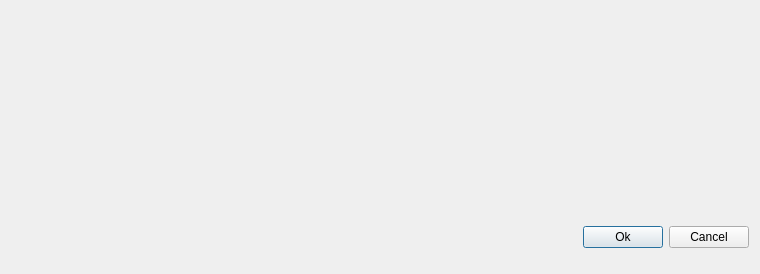
<?xml version="1.0" encoding="UTF-8"?>
<ui version="4.0">
 <class>PermBuyerSearch</class>
 <widget class="QDialog" name="PermBuyerSearch">
  <property name="windowModality">
   <enum>Qt::ApplicationModal</enum>
  </property>
  <property name="geometry">
   <rect>
    <x>0</x>
    <y>0</y>
    <width>760</width>
    <height>274</height>
   </rect>
  </property>
  <property name="windowTitle">
   <string>Form1</string>
  </property>
  <layout class="QGridLayout">
   <item row="0" column="0">
    <widget class="Q3Table" name="permBuyerTable">
     <property name="numRows">
      <number>0</number>
     </property>
     <property name="numCols">
      <number>1</number>
     </property>
     <column>
      <property name="text">
       <string>Buyer</string>
      </property>
     </column>
    </widget>
   </item>
   <item row="1" column="0">
    <layout class="QHBoxLayout">
     <item>
      <spacer name="spacer1">
       <property name="orientation">
        <enum>Qt::Horizontal</enum>
       </property>
       <property name="sizeType">
        <enum>QSizePolicy::Expanding</enum>
       </property>
       <property name="sizeHint" stdset="0">
        <size>
         <width>481</width>
         <height>51</height>
        </size>
       </property>
      </spacer>
     </item>
     <item>
      <widget class="QPushButton" name="okButton">
       <property name="text">
        <string>Ok</string>
       </property>
      </widget>
     </item>
     <item>
      <widget class="QPushButton" name="cancelButton">
       <property name="text">
        <string>Cancel</string>
       </property>
      </widget>
     </item>
    </layout>
   </item>
  </layout>
 </widget>
 <layoutdefault spacing="6" margin="11"/>
 <pixmapfunction>qPixmapFromMimeSource</pixmapfunction>
 <customwidgets>
  <customwidget>
   <class>Q3Frame</class>
   <extends>QFrame</extends>
   <header>Qt3Support/Q3Frame</header>
   <container>1</container>
  </customwidget>
  <customwidget>
   <class>Q3Table</class>
   <extends>Q3Frame</extends>
   <header>q3table.h</header>
   <container>1</container>
  </customwidget>
 </customwidgets>
 <resources/>
 <connections/>
</ui>
